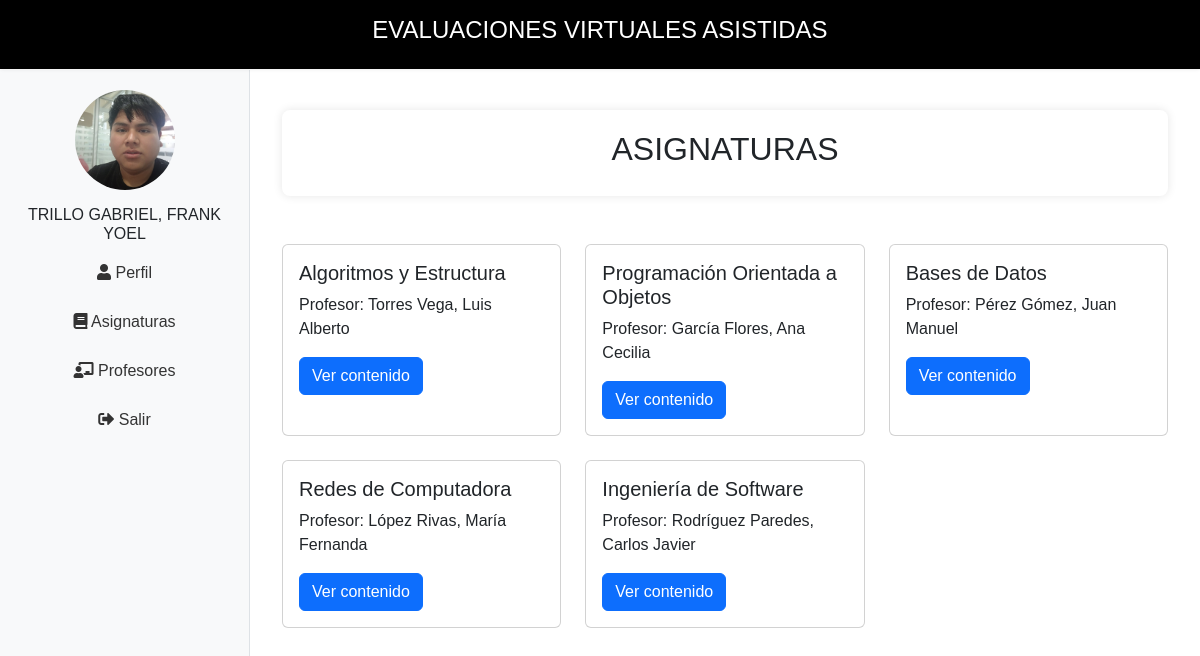
The page /portalEstudiante/ (signed in) on the database its author committed.
### webApp/models.py (models this page shows, shortened)
class Curso(models.Model):
    nombre=models.CharField(max_length=50)
    docente = models.ForeignKey(Docente, on_delete=models.CASCADE, related_name='cursos')
    class Meta:
        verbose_name='curso'
        verbose_name_plural='cursos'
        db_table='cursos'

class Docente(models.Model):
    user = models.OneToOneField(User, on_delete=models.CASCADE, related_name='docente')
    apellido_paterno=models.CharField(max_length=20, verbose_name='Apeliido Paterno')
    apellido_materno=models.CharField(max_length=20, verbose_name='Apellido Materno')
    nombres=models.CharField(max_length=20)
    fecha_nacimiento=models.DateField(verbose_name='fecha de Nacimiento')
    sexo=models.CharField(max_length=1, choices=sexos, default='-')
    direccion=models.CharField(max_length=50, verbose_name="dirección",null=True, blank=True)
    telefono=models.CharField(max_length=9,null=True, blank=True)
    def nombre_completo(self):
        return "{} {}, {}".format(self.apellido_paterno, self.apellido_materno, self.nombres)
    class Meta:
        verbose_name='docente'
        verbose_name_plural='docentes'
        db_table='docente'

### portalEstudiante/views.py (the view)
# urls.py: path('',asignatura,name='asignatura'),
def asignatura(request):
    cursos = Curso.objects.select_related('docente').all()
    context = {
        'cursos': cursos,
    }
    return render(request, "Asignaturas/asignaturas.html",context)

### portalEstudiante/context_processors.py (called while the page is built)
def nombre_estudiante(request):
    if request.user.is_authenticated:
        try:
            estudiante = request.user.estudiante
            nombre_completo = estudiante.nombre_completo()
            foto_url = estudiante.foto.url if estudiante.foto else None
            return {'nombre_estudiante': nombre_completo, 'foto_estudiante': foto_url}
        except Estudiante.DoesNotExist:
            return {'nombre_estudiante': "USER INVITADO", 'foto_estudiante': None}
    return {'nombre_estudiante': None, 'foto_estudiante': None}

### webApp/models.py (called while the page is built)
    def nombre_completo(self):
        nombre_completo = "{} {}, {}".format(self.apellido_paterno, self.apellido_materno, self.nombres)
        return nombre_completo.upper()

### portalEstudiante/templates/Asignaturas/asignaturas.html
{% extends "portalEstudiante/base.html" %}
{% load static %}
{% load widget_tweaks %}
{% block content %}
<div class="container mt-3">
    <div class="contenido">
        <h2 class="text-center" style="font-family: 'Rockwell', sans-serif;">ASIGNATURAS</h2>
    </div>
</div>
<div class="container mt-5">
    <div class="row">
        {% if cursos %}
            {% for curso in cursos %}
                <div class="col-md-4 mb-4">
                    <div class="card h-100">
                        <div class="card-body">
                            <h5 class="card-title">{{ curso.nombre }}</h5>
                            <p class="card-text">Profesor: {{ curso.docente.nombre_completo }}</p>
                            <a href="{% url 'evaluaciones' curso.id %}" class="btn btn-primary">Ver contenido</a>
                        </div>
                    </div>
                </div>
            {% endfor %}
        {% else %}
            <p>No hay cursos disponibles.</p>
        {% endif %}
    </div>
</div>
{% endblock content %}

### portalEstudiante/templates/portalEstudiante/base.html (style rules this page uses)
.contenido { padding: 20px; margin: 20px auto; background-color: #fff; border-radius: 8px; box-shadow: 0 0 10px rgba(0, 0, 0, 0.1); }
body { display: flex; flex-direction: column; margin: 0; padding: 0; font-family: Arial, sans-serif; height: 100vh; }

### rows shown on the page
Curso: nombre "Algoritmos y Estructura", docente.nombre_completo "Torres Vega, Luis Alberto"
Curso: nombre "Programación Orientada a Objetos", docente.nombre_completo "García Flores, Ana Cecilia"
Curso: nombre "Bases de Datos", docente.nombre_completo "Pérez Gómez, Juan Manuel"
Curso: nombre "Redes de Computadora", docente.nombre_completo "López Rivas, María Fernanda"
Curso: nombre "Ingeniería de Software", docente.nombre_completo "Rodríguez Paredes, Carlos Javier"

### other values the page prints
{{ nombre_estudiante }} "TRILLO GABRIEL, FRANK YOEL"
